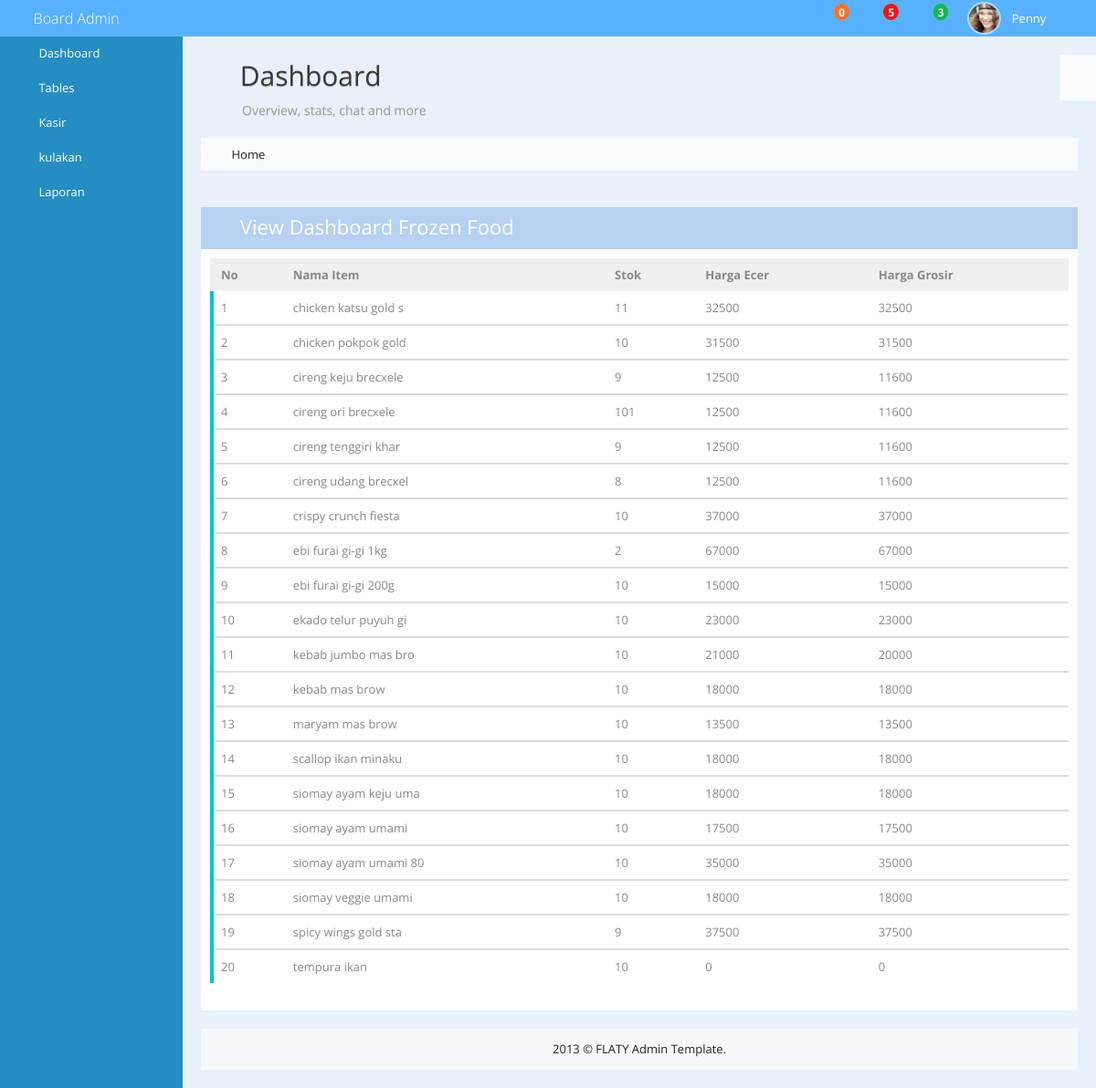
Screenshot of /indexku.php with the database file from the repository.
### tables this page shows
CREATE TABLE IF NOT EXISTS `item` (
  `Nama_Item` varchar(20) NOT NULL,
  `Stok` int(11) NOT NULL,
  `Kemasan` varchar(5) NOT NULL,
  `Harga_Jual_Ecer` int(11) NOT NULL,
  `Harga_Jual_Grosir` int(11) NOT NULL,
  `Jum_Grosir` int(11) NOT NULL,
  `disk` int(11) NOT NULL
);

### database.php (called while the page is built, shortened)
<?php
class database
{
	function tampil_data()
	{
	$data = mysql_query("select * from item order by Nama_Item");
	while($d = mysql_fetch_array($data))
		{
			$hasil[] = $d;
		}
	return $hasil;
	}
 }
?>

### indexku.php (the view, shortened to what this page needs)
<?php
include 'database.php';
$db = new database();
?>
<!DOCTYPE html>
 <html class="no-js">
    <head>
        <link rel="stylesheet" href="assets/bootstrap/bootstrap.min.css">
        <link rel="stylesheet" href="assets/bootstrap/bootstrap-responsive.min.css">
        <link rel="stylesheet" href="assets/font-awesome/css/font-awesome.min.css">
        <link rel="stylesheet" href="assets/normalize/normalize.css">
        <link rel="stylesheet" href="css/flaty.css">
        <link rel="stylesheet" href="css/flaty-responsive.css">
    </head>
    <body>
       <?php include("header.php"); ?>
        <div class="container-fluid" id="main-container">
            <div id="sidebar" class="nav-collapse">
               <?php include("menu.php"); ?>
            </div>
            <div id="main-content">
                <div class="page-title">
                    <div>
                        <h1><i class="icon-file-alt"></i> Dashboard</h1>
                        <h4>Overview, stats, chat and more</h4>
                    </div>
                </div>
                <div id="breadcrumbs">
                    <ul class="breadcrumb">
                        <li class="active"><i class="icon-home"></i> Home</li>
                    </ul>
                </div>
               <div class="row-fluid">
                    <div class="span12">
                        <div class="box">
                            <div class="box-title">
                                <h3><i class="icon-table"></i> View Dashboard Frozen Food</h3>
                                <div class="box-tool">
                                    <a data-action="collapse" href="#"><i class="icon-chevron-up"></i></a>
                                    <a data-action="close" href="#"><i class="icon-remove"></i></a>
                                </div>
                            </div>
                            <div class="box-content">
                                <table class="table table-advance">
                                    <thead>
                                        <tr>
                                            <th>No</th>
                                            <th>Nama Item</th>
                                            <th>Stok</th>
                                            <th>Harga Ecer</th>
                                            <th>Harga Grosir</th>
                                        </tr>
                                    </thead>
                                    <?php
                                    $no = 1;
                                    foreach($db->tampil_data() as $x){
                                    ?>
                                    <tbody>
                                    <tr class="table-flag-blue">
                                        <td><?php echo $no++; ?></td>
                                        <td><?php echo $x['Nama_Item']; ?></td>
                                        <td><?php echo $x['Stok']; ?></td>
                                        <td><?php echo $x['Harga_Jual_Ecer']; ?></td>
                                        <td><?php echo $x['Harga_Jual_Grosir']; ?></td>
                                    </tr>
                                    </tbody>
                                    <?php
                                    }
                                    ?>
                                </table>
                            </div>
                        </div>
                    </div>
                </div>
                <footer>
                    <p>2013 © FLATY Admin Template.</p>
                </footer>
            </div>
        </div>
    </body>
</html>

### header.php (shortened to what this page needs)
<div id="theme-setting">
           <a href="#"><i class="icon-gears icon-2x"></i></a>
       </div>
       <div id="navbar" class="navbar">
           <div class="navbar-inner">
               <div class="container-fluid">
                   <a href="#" class="brand">
                       <small>
                           <i class="icon-desktop"></i>
                           Board Admin
                       </small>
                   </a>
                   <ul class="nav flaty-nav pull-right">
                       <li class="hidden-phone">
                           <a data-toggle="dropdown" class="dropdown-toggle" href="#">
                               <i class="icon-tasks"></i>
                               <span class="badge badge-warning">0</span>
                           </a>
                       </li>
                       <li class="hidden-phone">
                           <a data-toggle="dropdown" class="dropdown-toggle" href="#">
                               <i class="icon-bell-alt"></i>
                               <span class="badge badge-important">5</span>
                           </a>
                       </li>
                       <li class="hidden-phone">
                           <a data-toggle="dropdown" class="dropdown-toggle" href="#">
                               <i class="icon-envelope"></i>
                               <span class="badge badge-success">3</span>
                           </a>
                       </li>
                       <li class="user-profile">
                           <a data-toggle="dropdown" href="#" class="user-menu dropdown-toggle">
                               <img class="nav-user-photo" src="img/demo/avatar/avatar1.jpg" alt="Penny's Photo" />
                               <span class="hidden-phone" id="user_info">
                                   Penny
                               </span>
                               <i class="icon-caret-down"></i>
                           </a>
                       </li>
                   </ul>
               </div>
           </div>
       </div>

### menu.php (shortened to what this page needs)
<div id="sidebar" class="nav-collapse">
                <ul class="nav nav-list">
                    <li class="">
                            <a href="cari.php">
                            <i class="icon-dashboard"></i>
                            <span>Dashboard</span>
                        </a>
                    </li>
                    <li>
                        <a href="#" class="dropdown-toggle">
                            <i class="icon-list"></i>
                            <span>Tables</span>
                            <b class="arrow icon-angle-right"></b>
                        </a>
                    </li>
                    <li class="">
                            <a href="form_kasir.php">
                            <i class="icon-shopping-cart"></i>
                            <span>Kasir</span>
                        </a>
                    </li>
                    <li class="">
                            <a href="form_kulakan.php">
                            <i class="icon-shopping-cart"></i>
                            <span>kulakan</span>
                        </a>
                    </li>
                      <li>
                        <a href="#" class="dropdown-toggle">
                            <i class="icon-money"></i>
                            <span>Laporan </span>
                            <b class="arrow icon-angle-right"></b>
                        </a>
                    </li>
                </ul>
            </div>

### rows the page displays
item: Nama_Item "chicken katsu gold s", Stok "11", Harga_Jual_Ecer "32500", Harga_Jual_Grosir "32500"
item: Nama_Item "chicken pokpok gold", Stok "10", Harga_Jual_Ecer "31500", Harga_Jual_Grosir "31500"
item: Nama_Item "cireng keju brecxele", Stok "9", Harga_Jual_Ecer "12500", Harga_Jual_Grosir "11600"
item: Nama_Item "cireng ori brecxele", Stok "101", Harga_Jual_Ecer "12500", Harga_Jual_Grosir "11600"
item: Nama_Item "cireng tenggiri khar", Stok "9", Harga_Jual_Ecer "12500", Harga_Jual_Grosir "11600"
item: Nama_Item "cireng udang brecxel", Stok "8", Harga_Jual_Ecer "12500", Harga_Jual_Grosir "11600"
item: Nama_Item "crispy crunch fiesta", Stok "10", Harga_Jual_Ecer "37000", Harga_Jual_Grosir "37000"
item: Nama_Item "ebi furai gi-gi 1kg", Stok "2", Harga_Jual_Ecer "67000", Harga_Jual_Grosir "67000"
item: Nama_Item "ebi furai gi-gi 200g", Stok "10", Harga_Jual_Ecer "15000", Harga_Jual_Grosir "15000"
item: Nama_Item "ekado telur puyuh gi", Stok "10", Harga_Jual_Ecer "23000", Harga_Jual_Grosir "23000"
item: Nama_Item "kebab jumbo mas bro", Stok "10", Harga_Jual_Ecer "21000", Harga_Jual_Grosir "20000"
item: Nama_Item "kebab mas brow", Stok "10", Harga_Jual_Ecer "18000", Harga_Jual_Grosir "18000"
item: Nama_Item "maryam mas brow", Stok "10", Harga_Jual_Ecer "13500", Harga_Jual_Grosir "13500"
item: Nama_Item "scallop ikan minaku", Stok "10", Harga_Jual_Ecer "18000", Harga_Jual_Grosir "18000"
item: Nama_Item "siomay ayam keju uma", Stok "10", Harga_Jual_Ecer "18000", Harga_Jual_Grosir "18000"
item: Nama_Item "siomay ayam umami", Stok "10", Harga_Jual_Ecer "17500", Harga_Jual_Grosir "17500"
item: Nama_Item "siomay ayam umami 80", Stok "10", Harga_Jual_Ecer "35000", Harga_Jual_Grosir "35000"
item: Nama_Item "siomay veggie umami", Stok "10", Harga_Jual_Ecer "18000", Harga_Jual_Grosir "18000"
item: Nama_Item "spicy wings gold sta", Stok "9", Harga_Jual_Ecer "37500", Harga_Jual_Grosir "37500"
item: Nama_Item "tempura ikan", Stok "10", Harga_Jual_Ecer "0", Harga_Jual_Grosir "0"
